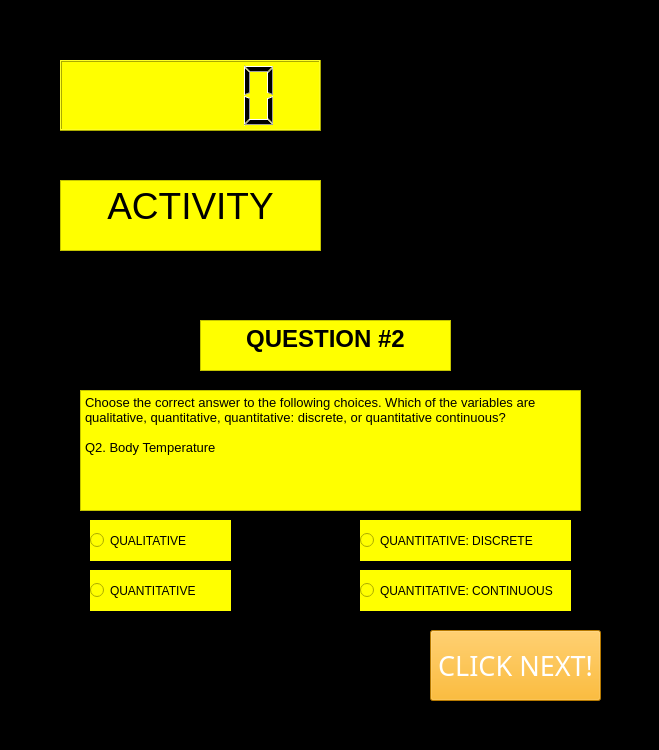
<?xml version="1.0" encoding="UTF-8"?>
<ui version="4.0">
 <class>Form</class>
 <widget class="QWidget" name="Form">
  <property name="geometry">
   <rect>
    <x>0</x>
    <y>0</y>
    <width>659</width>
    <height>750</height>
   </rect>
  </property>
  <property name="windowTitle">
   <string>Form</string>
  </property>
  <property name="styleSheet">
   <string notr="true">background-color: rgb(0, 0, 0);</string>
  </property>
  <widget class="QLCDNumber" name="lcd_TIMER">
   <property name="geometry">
    <rect>
     <x>60</x>
     <y>60</y>
     <width>261</width>
     <height>71</height>
    </rect>
   </property>
   <property name="styleSheet">
    <string notr="true">background-color: rgb(255, 255, 0);</string>
   </property>
  </widget>
  <widget class="QTextBrowser" name="text1">
   <property name="geometry">
    <rect>
     <x>60</x>
     <y>180</y>
     <width>261</width>
     <height>71</height>
    </rect>
   </property>
   <property name="styleSheet">
    <string notr="true">background-color: rgb(255, 255, 0);</string>
   </property>
   <property name="html">
    <string>&lt;!DOCTYPE HTML PUBLIC &quot;-//W3C//DTD HTML 4.0//EN&quot; &quot;http://www.w3.org/TR/REC-html40/strict.dtd&quot;&gt;
&lt;html&gt;&lt;head&gt;&lt;meta name=&quot;qrichtext&quot; content=&quot;1&quot; /&gt;&lt;style type=&quot;text/css&quot;&gt;
p, li { white-space: pre-wrap; }
&lt;/style&gt;&lt;/head&gt;&lt;body style=&quot; font-family:'MS Shell Dlg 2'; font-size:8.25pt; font-weight:400; font-style:normal;&quot;&gt;
&lt;p align=&quot;center&quot; style=&quot; margin-top:0px; margin-bottom:0px; margin-left:0px; margin-right:0px; -qt-block-indent:0; text-indent:0px;&quot;&gt;&lt;span style=&quot; font-size:28pt;&quot;&gt;ACTIVITY&lt;/span&gt;&lt;/p&gt;&lt;/body&gt;&lt;/html&gt;</string>
   </property>
  </widget>
  <widget class="QTextBrowser" name="q1">
   <property name="geometry">
    <rect>
     <x>200</x>
     <y>320</y>
     <width>251</width>
     <height>51</height>
    </rect>
   </property>
   <property name="styleSheet">
    <string notr="true">background-color: rgb(255, 255, 0);</string>
   </property>
   <property name="html">
    <string>&lt;!DOCTYPE HTML PUBLIC &quot;-//W3C//DTD HTML 4.0//EN&quot; &quot;http://www.w3.org/TR/REC-html40/strict.dtd&quot;&gt;
&lt;html&gt;&lt;head&gt;&lt;meta name=&quot;qrichtext&quot; content=&quot;1&quot; /&gt;&lt;style type=&quot;text/css&quot;&gt;
p, li { white-space: pre-wrap; }
&lt;/style&gt;&lt;/head&gt;&lt;body style=&quot; font-family:'MS Shell Dlg 2'; font-size:8.25pt; font-weight:400; font-style:normal;&quot;&gt;
&lt;p align=&quot;center&quot; style=&quot; margin-top:0px; margin-bottom:0px; margin-left:0px; margin-right:0px; -qt-block-indent:0; text-indent:0px;&quot;&gt;&lt;span style=&quot; font-size:18pt; font-weight:600;&quot;&gt;QUESTION #2&lt;/span&gt;&lt;/p&gt;&lt;/body&gt;&lt;/html&gt;</string>
   </property>
  </widget>
  <widget class="QTextBrowser" name="textBrowser_2">
   <property name="geometry">
    <rect>
     <x>80</x>
     <y>390</y>
     <width>501</width>
     <height>121</height>
    </rect>
   </property>
   <property name="styleSheet">
    <string notr="true">background-color: rgb(255, 255, 0);</string>
   </property>
   <property name="html">
    <string>&lt;!DOCTYPE HTML PUBLIC &quot;-//W3C//DTD HTML 4.0//EN&quot; &quot;http://www.w3.org/TR/REC-html40/strict.dtd&quot;&gt;
&lt;html&gt;&lt;head&gt;&lt;meta name=&quot;qrichtext&quot; content=&quot;1&quot; /&gt;&lt;style type=&quot;text/css&quot;&gt;
p, li { white-space: pre-wrap; }
&lt;/style&gt;&lt;/head&gt;&lt;body style=&quot; font-family:'MS Shell Dlg 2'; font-size:8.25pt; font-weight:400; font-style:normal;&quot;&gt;
&lt;p style=&quot; margin-top:0px; margin-bottom:0px; margin-left:0px; margin-right:0px; -qt-block-indent:0; text-indent:0px;&quot;&gt;&lt;span style=&quot; font-size:10pt;&quot;&gt;Choose the correct answer to the following choices. Which of the variables are qualitative, quantitative, quantitative: discrete, or quantitative continuous?&lt;/span&gt;&lt;/p&gt;
&lt;p style=&quot;-qt-paragraph-type:empty; margin-top:0px; margin-bottom:0px; margin-left:0px; margin-right:0px; -qt-block-indent:0; text-indent:0px; font-size:10pt;&quot;&gt;&lt;br /&gt;&lt;/p&gt;
&lt;p style=&quot; margin-top:0px; margin-bottom:0px; margin-left:0px; margin-right:0px; -qt-block-indent:0; text-indent:0px;&quot;&gt;&lt;span style=&quot; font-size:10pt;&quot;&gt;Q2. Body Temperature&lt;/span&gt;&lt;/p&gt;&lt;/body&gt;&lt;/html&gt;</string>
   </property>
  </widget>
  <widget class="QRadioButton" name="radio1">
   <property name="geometry">
    <rect>
     <x>90</x>
     <y>520</y>
     <width>141</width>
     <height>41</height>
    </rect>
   </property>
   <property name="styleSheet">
    <string notr="true">background-color: rgb(255, 255, 0);</string>
   </property>
   <property name="text">
    <string>QUALITATIVE</string>
   </property>
  </widget>
  <widget class="QRadioButton" name="radio3">
   <property name="geometry">
    <rect>
     <x>90</x>
     <y>570</y>
     <width>141</width>
     <height>41</height>
    </rect>
   </property>
   <property name="styleSheet">
    <string notr="true">background-color: rgb(255, 255, 0);</string>
   </property>
   <property name="text">
    <string>QUANTITATIVE</string>
   </property>
  </widget>
  <widget class="QRadioButton" name="radio2">
   <property name="geometry">
    <rect>
     <x>360</x>
     <y>520</y>
     <width>211</width>
     <height>41</height>
    </rect>
   </property>
   <property name="styleSheet">
    <string notr="true">background-color: rgb(255, 255, 0);</string>
   </property>
   <property name="text">
    <string>QUANTITATIVE: DISCRETE</string>
   </property>
  </widget>
  <widget class="QRadioButton" name="radio4">
   <property name="geometry">
    <rect>
     <x>360</x>
     <y>570</y>
     <width>211</width>
     <height>41</height>
    </rect>
   </property>
   <property name="styleSheet">
    <string notr="true">background-color: rgb(255, 255, 0);</string>
   </property>
   <property name="text">
    <string>QUANTITATIVE: CONTINUOUS</string>
   </property>
  </widget>
  <widget class="QPushButton" name="pushButton">
   <property name="geometry">
    <rect>
     <x>430</x>
     <y>630</y>
     <width>171</width>
     <height>71</height>
    </rect>
   </property>
   <property name="font">
    <font>
     <family>Roman</family>
     <pointsize>20</pointsize>
    </font>
   </property>
   <property name="styleSheet">
    <string notr="true">background-color: rgb(255, 170, 0);
color: rgb(255, 255, 255);</string>
   </property>
   <property name="text">
    <string>CLICK NEXT!</string>
   </property>
  </widget>
  <widget class="QLabel" name="lbl_camera">
   <property name="geometry">
    <rect>
     <x>410</x>
     <y>60</y>
     <width>201</width>
     <height>191</height>
    </rect>
   </property>
   <property name="text">
    <string>TextLabel</string>
   </property>
   <property name="scaledContents">
    <bool>true</bool>
   </property>
  </widget>
 </widget>
 <resources/>
 <connections/>
</ui>
